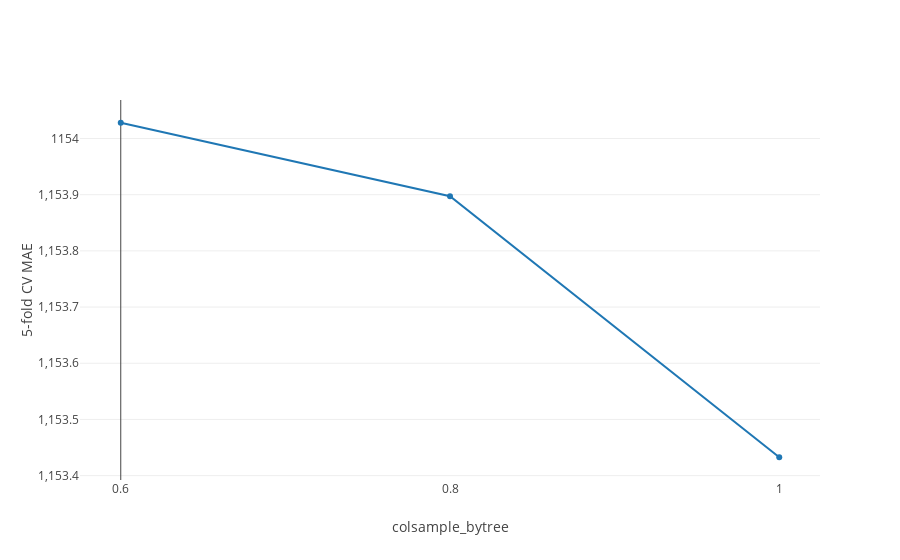

Notebook code for this chart:
### Markdown cell above
### Part 3: ```colsample_bytree```
Lastly, we tune the feature fraction (aka colsample_bytree)
- **colsample_bytree**: LightGBM will randomly select part of features on each iteration if feature_fraction smaller than 1.0. For example, if you set it to 0.8, LightGBM will select 80% of features before training each tree Tuning can be used to speed up training or to deal with overfitting.

### Code cell
# Update base estimator with tuned max_depth and num_leaves
base.set_params(**est.best_params_)
# Tune max_depth and num_leaves
est = GridSearchCV(base, hyper_space_3, scoring=mae_from_logs_scorer, cv=5, verbose=1)
est.fit(X_train, y_train, eval_metric=mae_from_logs)
est.best_params_, est.best_score_
# Plot
plot_gs_scatter(est, x_axis='colsample_bytree', y_axis='5-fold CV MAE', greater_is_better=False)

### Figure 1 — Plotly figure (JSON) as saved in the notebook; plotly's stock layout.template omitted (floating-point values rounded to 4 significant figures)
{"data": [{"type": "scatter", "uid": "975d9e3e-99cf-45c4-aa22-6cfed8937646", "x": [0, 1, 2], "y": [1154.0, 1154.0, 1153.0]}], "layout": {"paper_bgcolor": "white", "plot_bgcolor": "white", "xaxis": {"showgrid": false, "ticktext": [0.6, 0.8, 1], "tickvals": [0, 1, 2], "title": "colsample_bytree"}, "yaxis": {"title": "5-fold CV MAE"}}}
